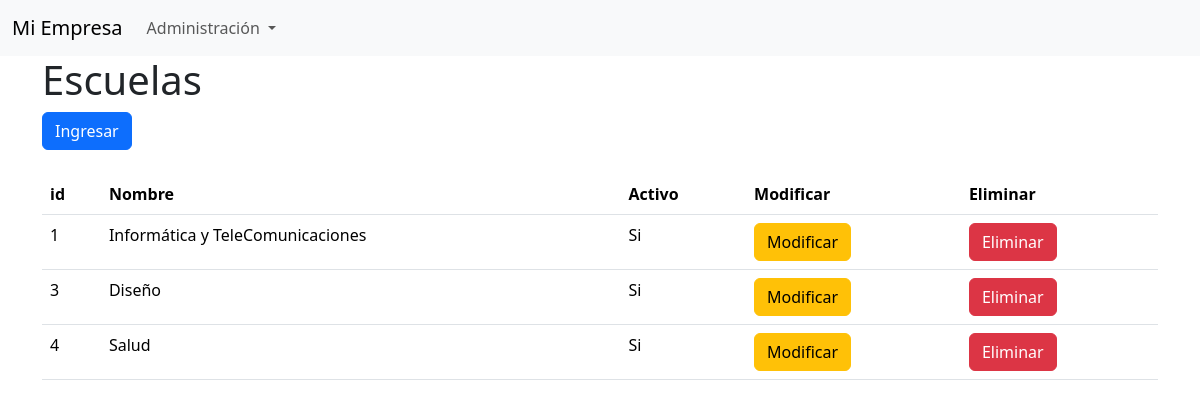
Page /alumnos/listadoEscuela on the committed database.
### alumnos/models.py (models this page shows, shortened)
class Escuela(models.Model):
    nombre      = models.CharField(max_length=100)
    activo      = models.IntegerField()

### alumnos/views.py (the view)
# urls.py: path('listadoEscuela', views.listadoEscuela, name='listadoEscuela'),
def listadoEscuela(resquest):
    listado = Escuela.objects.all()
    context = {"listado": listado}
    return render(resquest, 'listadoEscuela.html', context)

### alumnos/templates/listadoEscuela.html (shortened to what this page needs)
{% extends "plantillaBase.html"  %}
{% block tituloPrincipal %} Escuelas {% endblock %}
{% block contenido %}
<a href="{% url 'ingresarEscuela' %}" class="btn btn-primary">Ingresar</a>
<br><br>
{% endblock %}
{% block listado %}
    <table class="table table-resposive">
        <tr>
            <th>id</th>
            <th>Nombre</th>
            <th>Activo</th>
            <th>Modificar</th>
            <th>Eliminar</th>
        </tr>
    {% for item in listado %}
        <tr>
            <td>{{ item.id }}
            <td>{{ item.nombre }}
            <td>{{ item.activo|yesno:"Si,No"}}</td>
            <td><a href="" class="btn btn-warning" >Modificar</a></td>
            <td><a href="{% url 'eliminarEscuela' pk=item.id %}" class="btn btn-danger" >Eliminar</a></td>
    {% endfor %}
    </table>
{% endblock %}

### rows in the picture
Escuela: id "1", nombre "Informática y TeleComunicaciones", activo "Si"
Escuela: id "3", nombre "Diseño", activo "Si"
Escuela: id "4", nombre "Salud", activo "Si"
